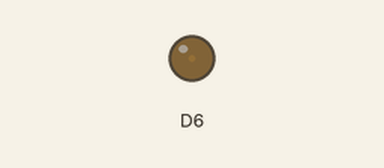
A sketch run on a simulated ESP8266 (NodeMCU). Parts: output pins drawn as LEDs (lit = HIGH).

Above: at 0.05 s.
At 2.3 s:
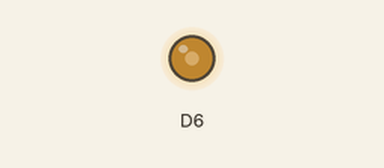
At 4.6 s:
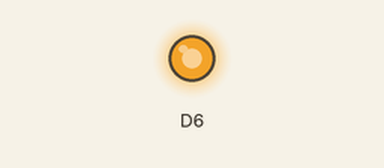
At 9.2 s:
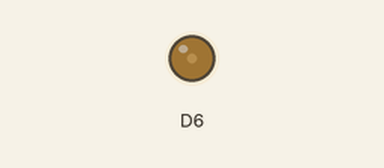
Timing chart, 0 to 13.3 s (numbered marks = the images above):
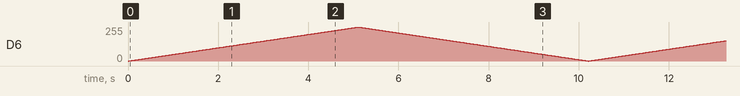

The sketch:

BRIGHTNESS.ino
```cpp
int i;
void setup()
{
  pinMode(D6,OUTPUT);
}
void loop()
{
 for(i=0;i<255;i++)
{
 analogWrite(D6,i);
 delay(20);
}
for(i=255;i>0;i--)
{
  analogWrite(D6,i);
  delay(20);
}
}
```
